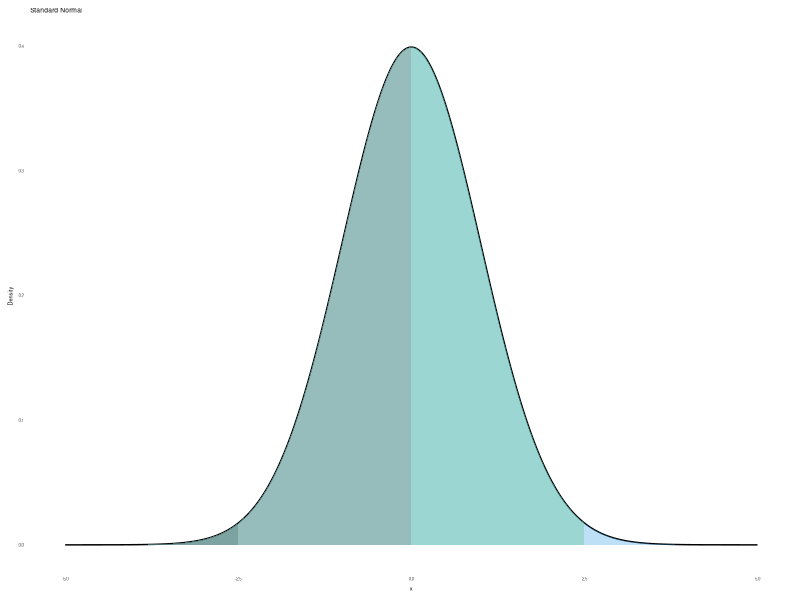

This chart was generated by the following R code:
# Load required libraries
library(ggplot2)

# Generate data points for x-axis
x <- seq(-5, 5, length.out = 1000)

# Calculate the corresponding y-values
# for a standard normal distribution
y <- dnorm(x)

# Create data frame for plotting
df <- data.frame(x = x, y = y)

# Plot the normal distribution
plot <- ggplot(df, aes(x = x, y = y)) +
  geom_line(color = "black")

# Calculate the percentiles
percentiles <- c(25, 50, 75, 100)
quantiles <- quantile(x, probs = percentiles / 100)

# Shade regions corresponding to percentiles
for (i in seq_along(quantiles)) {
  plot <- plot + geom_area(
    data = subset(df,x <= quantiles[i]),
    aes(x = x, y = y),
    fill = i, alpha = 0.3)
}

# Show grid
plot <- plot +
  theme_minimal() +
  theme(
    text = element_text(size = 4),
    panel.grid = element_blank()) + 

  # Add labels and title
  labs(
    x = "x", y = "Density",
    title = "Standard Normal ",
      "Distribution with Quantiles")

# Save plot as PNG
ggsave("63-dist.png", plot,
  width = 800, height = 400, units = "px")
